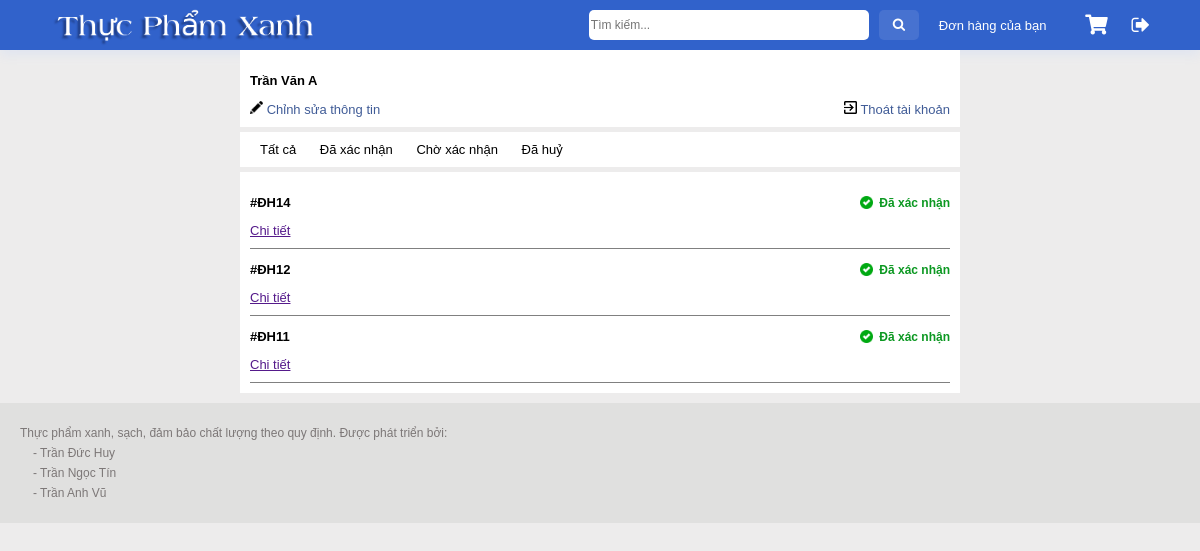
/purchase_history/confirm (signed in), run on an earlier commit of the app's database.
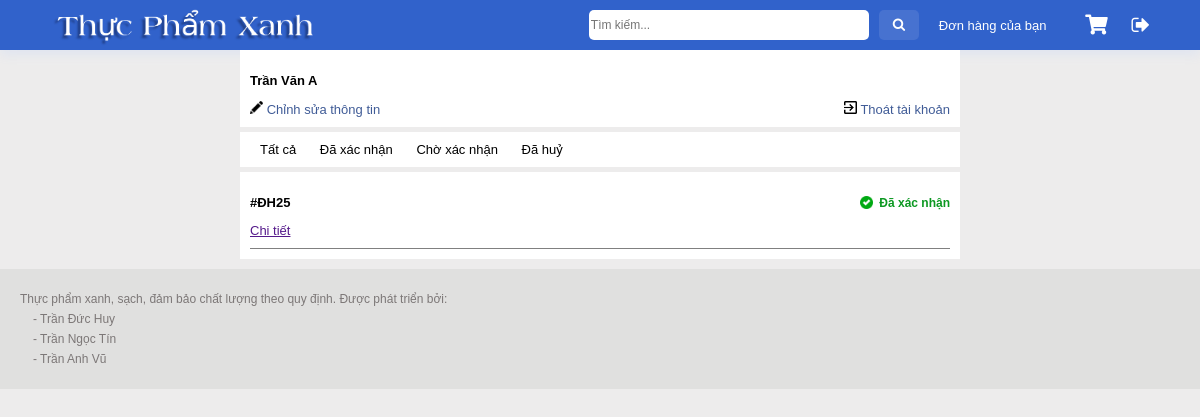
And on a later commit of the database.
### app_web/models.py (models this page shows)
class Order(models.Model):
    ORDER_STATUS_CHOICES = (
        ('pending', 'Chờ xử lý'),
        ('confirm', 'Đã xác nhận'),
        ('cancel', 'Đã hủy')
    )
    customer = models.ForeignKey(Customer, on_delete=models.CASCADE)
    name = models.CharField(max_length=255, default='null')
    phone = models.CharField(max_length=255, default='null')
    address = models.CharField(max_length=255, default='null')
    date = models.DateTimeField(auto_now_add=True)
    total = models.DecimalField(max_digits=10, decimal_places=0)
    status = models.CharField(max_length=20, choices=ORDER_STATUS_CHOICES)

### app_web/views.py (the view)
# urls.py: path('purchase_history/<str:status>', views.order_history, name='purchase_history'),
@login_required(login_url='/user_login/')
def order_history(request, status):
    if request.user.is_authenticated and UserProfile.objects.get(user=request.user).is_Admin == False:
        customer = Customer.objects.get(user=request.user)
        if status == 'all':
            order = Order.objects.filter(customer=customer).order_by('-date')
        else:
            order = Order.objects.filter(customer=customer, status=status).order_by('-date')
        list_order_item = []
        for order_item in order:
            list_order_item.extend(list(OrderItem.objects.filter(order=order_item)))
        context = {
            "customer": customer,
            "order": order,
            "list_order_item": list_order_item
        }
        for i in order:
            print(i.date)
        return render(request, 'order_history.html', context)
    else:
        return redirect('user_login')

### app_web/templates/order_history.html (shortened to what this page needs)
{% extends "base.html" %}
{% load static %}
{% block link_css %}
    <link rel="stylesheet" href="{% static 'css/order_history.css' %}">
{% endblock %}
{% block content %}
<main>
    <div class="customer">
        <p> {{customer.name}}</p>
        <div class="choose">
            <a href=""><img height="13px" width="13px" src="{% static 'image/icon/icon-edit.png' %}" alt=""> Chỉnh sửa thông tin</a>
            <a href="/checklogout/"><img height="13px" width="13px" src="{% static 'image/icon/icon-exit.png' %}" alt=""> Thoát tài khoản</a>
        </div>
    </div>
    <div class="select-show">
      <a href="/purchase_history/all">Tất cả</a>
        <a href="/purchase_history/confirm">Đã xác nhận</a>
        <a href="/purchase_history/pending">Chờ xác nhận</a>
        <a href="/purchase_history/cancel">Đã huỷ</a>
    </div>
    <div class="container-history">
      {% for order_item in order %}
        <div class="info">
          <div class="order-id">
            <p>#ĐH{{ order_item.id }}</p>
          </div>
          {% if order_item.status == 'confirm' %}
            <div class="status-confirm">
              <img src="{% static 'image/icon/icon-confirm.png' %}" height="13px" alt="">
              <p>{{ order_item.get_status_display }}</p>
            </div>
          {% elif order_item.status == 'cancel' %}
            <div class="status-cancel">
              <img src="{% static 'image/icon/icon-cancel.png' %}" height="13px" alt="">
              <p>{{ order_item.get_status_display }}</p>
            </div>
          {% else %}
            <div class="status-wait">
              <img src="{% static 'image/icon/icon-wait.png' %}" height="13px" alt="">
              <p>{{ order_item.get_status_display }}</p>
            </div>
          {% endif %}
        </div>
        <div class="details">
          <a href=""  onclick="detail(event, {{order_item.id}})">Chi tiết</a>
        </div>
      {% endfor %}
</main>
{% endblock %}

What changed in the data, as far as the page shows it:
removed Order: id "14", status "Đã xác nhận"
removed Order: id "12", status "Đã xác nhận"
removed Order: id "11", status "Đã xác nhận"
added Order: id "25", status "Đã xác nhận"
